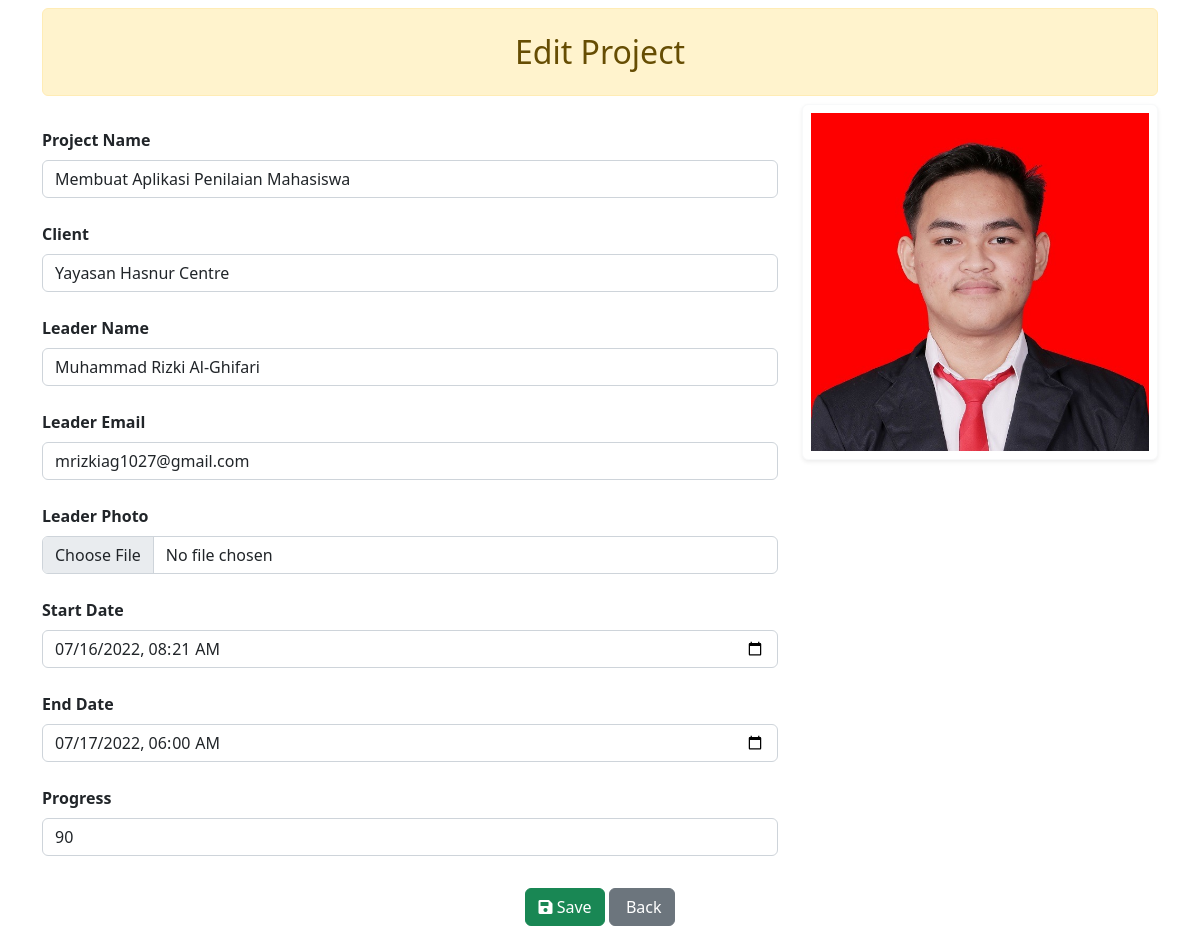
Screenshot of /edit_project.php?id=6 with the database file from the repository.
### tables this page shows
CREATE TABLE `project_monitoring` (
  `id` int(11) NOT NULL,
  `project_name` varchar(255) NOT NULL,
  `client` varchar(100) NOT NULL,
  `leader` varchar(100) NOT NULL,
  `leader_email` varchar(100) NOT NULL,
  `leader_photo` varchar(255) NOT NULL,
  `start_date` datetime NOT NULL,
  `end_date` datetime NOT NULL,
  `progress` int(3) NOT NULL
);

### functions.php (called while the page is built, shortened)
<?php
$host = 'localhost';
$username = 'root';
$password = '';
$nama_db = 'db_project';
$koneksi_db = mysqli_connect($host, $username, $password, $nama_db);
function query($query)
{
    global $koneksi_db;
    $hasil = mysqli_query($koneksi_db, $query);
    $rows = [];
    while ($row = mysqli_fetch_assoc($hasil)) {
        $rows[] = $row;
    }
    return $rows;
}

### edit_project.php (the view, shortened to what this page needs)
<?php
include 'functions.php';
$id = $_GET['id'];
$projects = query("SELECT project_monitoring.* FROM project_monitoring WHERE project_monitoring.id = '$id'")[0];
?>
<!doctype html>
<html lang="id">
<head>
    <link href="https://cdn.jsdelivr.net/npm/bootstrap@5.2.0-beta1/dist/css/bootstrap.min.css" rel="stylesheet">
    <link rel="stylesheet" href="https://pro.fontawesome.com/releases/v5.10.0/css/all.css" />
</head>
<body>
    <div class="container">
        <div class="row">
            <div class="col-md-12">
                <h1 class="alert alert-warning text-center p-4 fs-2 my-2">Edit Project</h1>
            </div>
        </div>
        <form action="" method="POST" enctype="multipart/form-data">
            <div class="row">
                <div class="col-md-8">
                    <div class="form-group my-4">
                        <label class="control-label fw-bold mb-2" for="project_name">Project Name</label>
                        <input class="form-control" type="text" name="project_name" id="project_name" placeholder="Insert Project Name" required value="<?= $projects['project_name'] ?>">
                    </div>
                    <div class="form-group my-4">
                        <label class="control-label fw-bold mb-2" for="client">Client</label>
                        <input class="form-control" type="text" name="client" id="client" placeholder="Insert Client Name" required value="<?= $projects['client'] ?>">
                    </div>
                    <div class="form-group my-4">
                        <label class="control-label fw-bold mb-2" for="leader">Leader Name</label>
                        <input class="form-control" type="text" name="leader" id="leader" placeholder="Insert Leader Name" required value="<?= $projects['leader'] ?>">
                    </div>
                    <div class="form-group my-4">
                        <label class="control-label fw-bold mb-2" for="leader_email">Leader Email</label>
                        <input class="form-control" type="email" name="leader_email" id="leader_email" placeholder="Insert Leader Email" required value="<?= $projects['leader_email'] ?>">
                    </div>
                    <div class="form-group my-4">
                        <label class="control-label fw-bold mb-2" for="leader_photo">Leader Photo</label>
                        <input type="file" class="form-control" id="leader_photo" name="leader_photo">
                    </div>
                    <div class="form-group my-4">
                        <label class="control-label fw-bold mb-2" for="start_date">Start Date</label>
                        <input class="form-control" type="datetime-local" name="start_date" id="start_date" required value="<?= $projects['start_date'] ?>">
                    </div>
                    <div class="form-group my-4">
                        <label class="control-label fw-bold mb-2" for="end_date">End Date</label>
                        <input class="form-control" type="datetime-local" name="end_date" id="end_date" required value="<?= $projects['end_date'] ?>">
                    </div>
                    <div class="form-group my-4">
                        <label class="control-label fw-bold mb-2" for="progress">Progress</label>
                        <input class="form-control" type="number" name="progress" id="progress" placeholder="Scale 1-100" required value="<?= $projects['progress'] ?>">
                    </div>
                </div>
                <div class="col-md-4">
                    <div class="rounded p-2 shadow-sm bg-white border border-light">
                        <img class="img-fluid img-responsive " src="assets/img/<?= $projects['leader_photo'] ?>" alt="">
                    </div>
                </div>
            </div>
            <div class="row mt-2">
                <div class="col-md-12 text-center">
                    <div class="form-group">
                        <button class="btn btn-success" type="submit" name="submit">
                            <i class="fas fa-save"></i> Save
                        </button>
                        <a href="index.php" class="btn btn-secondary" onclick="return(confirm('Are you sure you want to discard the changes?'))">
                            <i class="fas fa-arrow-alt-left"></i> Back
                        </a>
                    </div>
                </div>
            </div>
        </form>
    </div>
</body>
</html>

### rows the page displays
project_monitoring: project_name "Membuat Aplikasi Penilaian Mahasiswa", client "Yayasan Hasnur Centre", leader "Muhammad Rizki Al-Ghifari", leader_email "mrizkiag1027@gmail.com", start_date "07/16/2022 08:21", end_date "07/17/2022 06:00", progress "90", leader_photo (picture)
